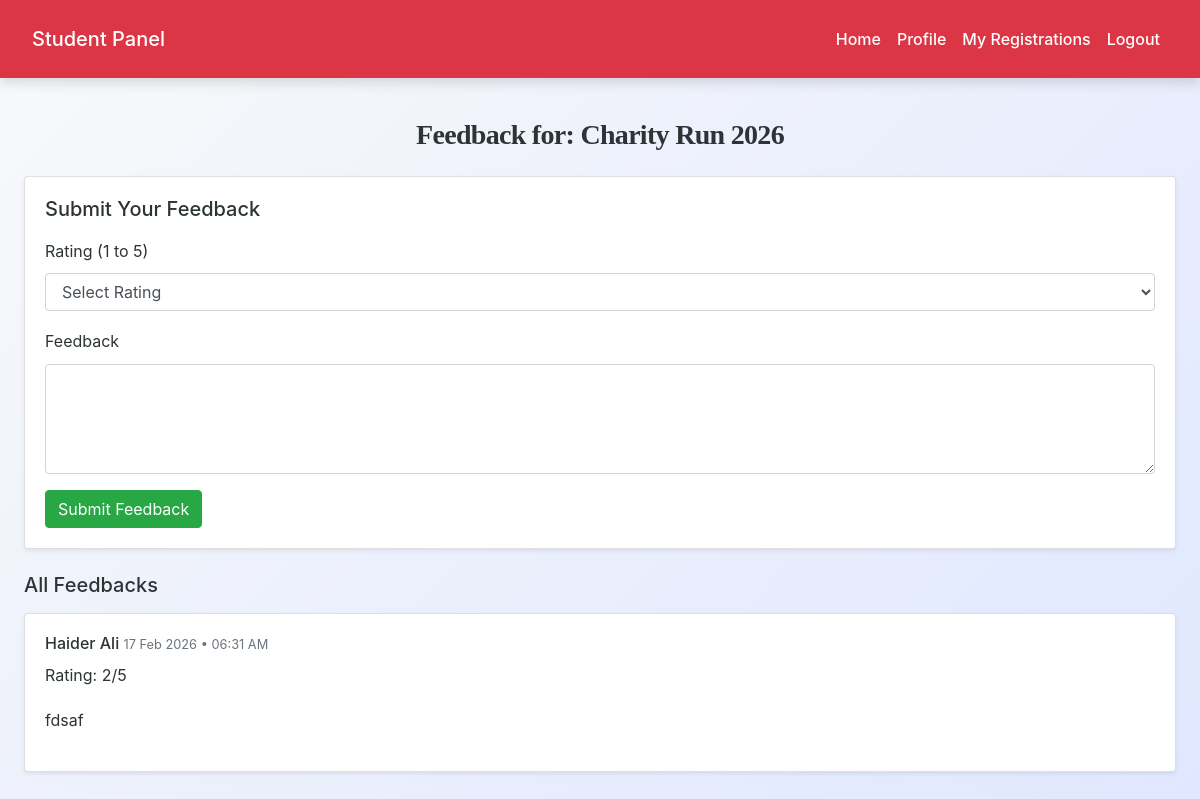
The app's page /student/event_feedback.php?event_id=2 (signed in) with its own data.
### tables this page shows
CREATE TABLE `events` (
  `event_id` int(11) NOT NULL,
  `title` varchar(255) NOT NULL,
  `description` text NOT NULL,
  `organizer_id` int(11) NOT NULL,
  `category_id` int(11) DEFAULT NULL,
  `event_type` enum('physical','virtual') NOT NULL DEFAULT 'physical',
  `venue` varchar(255) DEFAULT NULL,
  `meeting_link` varchar(255) DEFAULT NULL,
  `start_datetime` datetime NOT NULL,
  `end_datetime` datetime NOT NULL,
  `capacity` int(11) DEFAULT 0,
  `registration_deadline` datetime DEFAULT NULL,
  `status` enum('pending','approved','rejected','cancelled','completed') DEFAULT 'pending',
  `banner_image` varchar(255) DEFAULT NULL,
  `created_at` datetime DEFAULT current_timestamp(),
  `updated_at` datetime DEFAULT current_timestamp() ON UPDATE current_timestamp()
);

CREATE TABLE `event_feedback` (
  `id` int(11) NOT NULL,
  `event_id` int(11) NOT NULL,
  `user_id` int(11) NOT NULL,
  `rating` tinyint(4) NOT NULL CHECK (`rating` between 1 and 5),
  `feedback_text` text DEFAULT NULL,
  `submitted_at` timestamp NOT NULL DEFAULT current_timestamp()
);

CREATE TABLE `users` (
  `id` int(11) NOT NULL,
  `role` enum('Student','Faculty','Event Organizer') NOT NULL,
  `department` varchar(100) NOT NULL,
  `first_name` varchar(100) NOT NULL,
  `last_name` varchar(100) NOT NULL,
  `email` varchar(150) NOT NULL,
  `password_hash` varchar(255) NOT NULL,
  `phone` varchar(20) DEFAULT NULL,
  `profile_image` varchar(255) DEFAULT NULL,
  `system_notifications` tinyint(1) DEFAULT 1,
  `status` enum('pending','active','suspended') DEFAULT 'pending',
  `created_at` timestamp NOT NULL DEFAULT current_timestamp(),
  `updated_at` timestamp NOT NULL DEFAULT current_timestamp() ON UPDATE current_timestamp()
);

### student/event_feedback.php (the view, shortened to what this page needs)
<?php
include('config.php');
$event_id = isset($_GET['event_id']) ? intval($_GET['event_id']) : 0;
$stmt = $conn->prepare("SELECT title FROM events WHERE event_id=?");
$stmt->bind_param("i", $event_id);
$stmt->execute();
$result = $stmt->get_result();
if ($row = $result->fetch_assoc()) {
    $event_title = $row['title'];
} else {
    die("Event not found.");
}
$feedbacks = [];
$stmt = $conn->prepare("
    SELECT ef.rating, ef.feedback_text, ef.submitted_at, u.first_name, u.last_name
    FROM event_feedback ef
    JOIN users u ON ef.user_id = u.id
    WHERE ef.event_id=?
    ORDER BY ef.submitted_at DESC
");
$stmt->bind_param("i", $event_id);
$stmt->execute();
$result = $stmt->get_result();
while ($row = $result->fetch_assoc()) {
    $feedbacks[] = $row;
}
?>
<!DOCTYPE html>
<html lang="en">
<head>
<link rel="stylesheet" href="https://maxcdn.bootstrapcdn.com/bootstrap/4.5.2/css/bootstrap.min.css">
<link rel="stylesheet" href="https://cdnjs.cloudflare.com/ajax/libs/font-awesome/5.15.4/css/all.min.css">
<link rel="stylesheet" href="../css/style.css">
</head>
<body>
<?php include('navbar.php'); ?>
<div class="container mt-4">
    <h3 class="mb-4">Feedback for: <strong><?= htmlspecialchars($event_title) ?></strong></h3>
    <div class="card mb-4 shadow-sm">
        <div class="card-body">
            <h5 class="mb-3">Submit Your Feedback</h5>
            <form method="POST">
                <div class="form-group">
                    <label>Rating (1 to 5)</label>
                    <select name="rating" class="form-control" required>
                        <option value="">Select Rating</option>
                    </select>
                </div>
                <div class="form-group">
                    <label>Feedback</label>
                    <textarea name="feedback_text" class="form-control" rows="4" required></textarea>
                </div>
                <button type="submit" class="btn btn-success">Submit Feedback</button>
            </form>
        </div>
    </div>
    <h5 class="mb-3">All Feedbacks</h5>
    <?php if (count($feedbacks) > 0): ?>
        <?php foreach ($feedbacks as $fb): ?>
            <div class="card mb-3 shadow-sm">
                <div class="card-body">
                    <h6><?= htmlspecialchars($fb['first_name'].' '.$fb['last_name']) ?> <small class="text-muted"><?= date('d M Y • h:i A', strtotime($fb['submitted_at'])) ?></small></h6>
                    <p>Rating: <?= $fb['rating'] ?>/5</p>
                    <p><?= nl2br(htmlspecialchars($fb['feedback_text'])) ?></p>
                </div>
            </div>
        <?php endforeach; ?>
    <?php else: ?>
        <div class="alert alert-info">No feedbacks submitted yet for this event.</div>
    <?php endif; ?>
</div>
</body>
</html>

### css/style.css (style rules this page uses)
:root { --primary: #007bff; --secondary: #6c757d; --success: #28a745; --info: #17a2b8; --warning: #ffc107; --danger: #dc3545; --light: #f8f9fa; --dark: #2d3436; --accent: #ff6f61; --highlight: #6f42c1; --shadow: rgba(0, 0, 0, 0.15); --transition: all 0.3s ease-in-out; }
body { font-family: 'Inter', 'Segoe UI', Tahoma, Geneva, Verdana, sans-serif; background: linear-gradient(135deg, var(--light) 0%, #e0e7ff 100%); color: var(--dark); line-height: 1.8; margin: 0; padding: 0; min-height: 100vh; font-size: 16px; }
h1, h2, h3, h4 { text-align: center; margin: 2.5rem 0; font-family: 'Georgia', 'Times New Roman', serif; color: var(--dark); font-weight: 700; letter-spacing: -0.025em; }
h3 { font-size: 1.75rem; }
.container { max-width: 1200px; margin: 0 auto 3rem; padding: 0 1.5rem; }

### records on screen
events: title "Charity Run 2026"
event_feedback: user.last_name "Haider Ali", submitted_at "17 Feb 2026 • 06:31 AM", rating "2", feedback_text "fdsaf"
